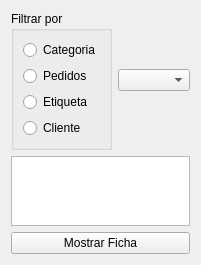
             <widget class="QWidget" name="scrollAreaWidgetContents">
              <property name="geometry">
               <rect>
                <x>0</x>
                <y>0</y>
                <width>191</width>
                <height>249</height>
               </rect>
              </property>
              <layout class="QVBoxLayout" name="verticalLayout_5">
               <item>
                <layout class="QVBoxLayout" name="verticalLayout_6">
                 <item>
                  <layout class="QHBoxLayout" name="horizontalLayout">
                   <item>
                    <widget class="QGroupBox" name="groupBox">
                     <property name="title">
                      <string>Filtrar por</string>
                     </property>
                     <layout class="QVBoxLayout" name="verticalLayout_3">
                      <item>
                       <layout class="QVBoxLayout" name="verticalLayout_7">
                        <item>
                         <widget class="QRadioButton" name="rbCategoria">
                          <property name="text">
                           <string>Categoria</string>
                          </property>
                         </widget>
                        </item>
                        <item>
                         <widget class="QRadioButton" name="rbPedidos">
                          <property name="text">
                           <string>Pedidos</string>
                          </property>
                         </widget>
                        </item>
                        <item>
                         <widget class="QRadioButton" name="rbEtiqueta">
                          <property name="text">
                           <string>Etiqueta</string>
                          </property>
                         </widget>
                        </item>
                        <item>
                         <widget class="QRadioButton" name="rbCliente">
                          <property name="text">
                           <string>Cliente</string>
                          </property>
                         </widget>
                        </item>
                       </layout>
                      </item>
                     </layout>
                    </widget>
                   </item>
                   <item>
                    <layout class="QVBoxLayout" name="verticalLayout_8">
                     <item>
                      <widget class="QComboBox" name="cmbBusqueda"/>
                     </item>
                    </layout>
                   </item>
                  </layout>
                 </item>
                 <item>
                  <widget class="QTableWidget" name="twFichas"/>
                 </item>
                 <item>
                  <widget class="QPushButton" name="pbMostrarFicha">
                   <property name="text">
                    <string>Mostrar Ficha</string>
                   </property>
                  </widget>
                 </item>
                </layout>
               </item>
              </layout>
             </widget>
